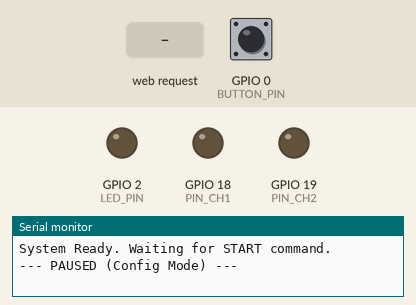
Recording of a sketch running on a simulated ESP32. Parts: output pins drawn as LEDs (lit = HIGH), the last lines printed to the serial monitor. The test bench sets the inputs (shaded band); at power-on: GPIO 0 (BUTTON_PIN) HIGH. Random numbers use the default seed unless the sketch sets one.

Above: at 1.2 s.
1.3 s: HTTP request GET /set received
4.3 s: GPIO 0 (BUTTON_PIN) pulled LOW for 0.15 s
At 4.75 s:
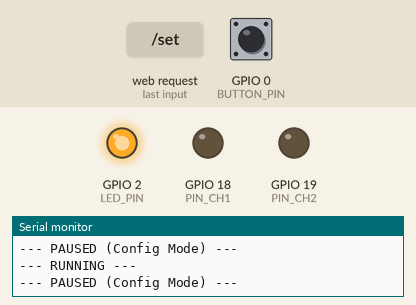
7.4 s: HTTP request GET /set?ts=1 received
At 8.02 s:
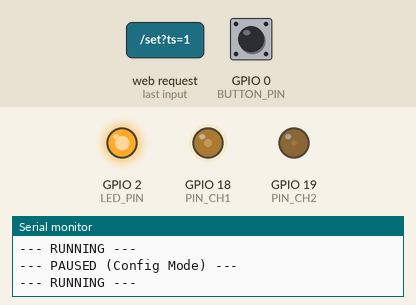
10.4 s: GPIO 0 (BUTTON_PIN) pulled LOW for 1 s
At 10.58 s:
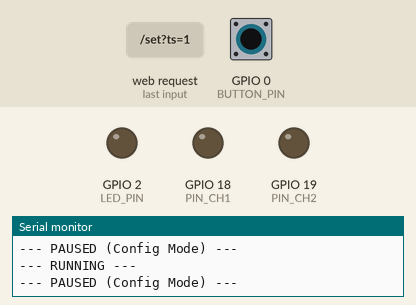
Timing chart, 0 to 14.4 s (numbered marks = the images above; inputs shaded):
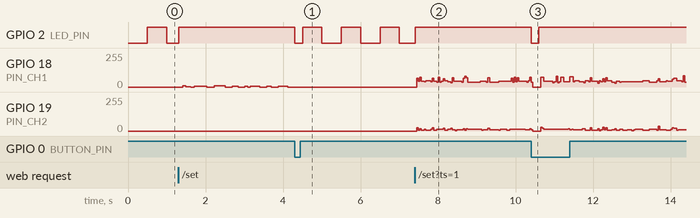

The sketch:

sim_var_2cas.ino
```cpp
#include <Arduino.h>
#include <WiFi.h>
#include <WebServer.h>
#include <DNSServer.h>

const char* ap_ssid = "Sim_Var_Dual";

// --- CONFIGURAZIONE PIN ---
#define PIN_CH1 18  // Output 1 (Default / R1)
#define PIN_CH2 19  // Output 2 (Alta Energia / R2)
#define LED_PIN 2
#define BUTTON_PIN 0

// --- PARAMETRI SIMULAZIONE ---
volatile double mean_T1 = 250.0;
volatile double std_T1 = 80.0;
volatile double mean_Ts = 6950.0;

// --- PARAMETRI MODALITÀ ---
volatile double prob_ch2 = 0.10;   // Probabilità CH2 (0.0 - 1.0)
bool single_channel_mode = false;  // Se true, usa SOLO CH1 (prob_ch2 ignorata)
bool ts_fixed_mode = false;

// --- CONFIGURAZIONE SISTEMA ---
unsigned long integration_time_us = 50000;
bool calibration_mode = false;

// --- PARAMETRI FISICI ---
volatile double phys_V_pulse = 3.3;
volatile double phys_R1_mohm = 1000.0;
volatile double phys_R2_mohm = 100.0;
volatile double phys_C_pf = 100.0;
volatile double phys_ADC_Vref = 5.0;

// --- STATO DEL SISTEMA ---
volatile bool configModeRequest = false;
bool inConfigMode = false;

// --- STATISTICHE WELFORD ---
double welford_mean = 0;
double welford_M2 = 0;
long welford_count = 0;

double accum_t1_us = 0;
double accum_t2_us = 0;
unsigned long integration_start_us = 0;

// --- VARIABILI TEMPORALI ---
double next_T1 = 0;
double next_Ts = 0;
bool next_is_ch2 = false;
long delay_T1 = 0;
long delay_T2 = 0;

WebServer server(80);
DNSServer dnsServer;

// ============================================================
// --- 1. MATEMATICA ---
// ============================================================

double getGaussian(double mean, double std) {
  if (std <= 0) return mean;
  double u1 = (esp_random() + 1.0) / 4294967297.0;
  double u2 = (esp_random() + 1.0) / 4294967297.0;
  double z0 = sqrt(-2.0 * log(u1)) * cos(2.0 * PI * u2);
  return mean + z0 * std;
}

double getPoissonInterval(double mean) {
  double u = (esp_random() + 1.0) / 4294967297.0;
  return -mean * log(u);
}

void calculateNextPulse() {
  next_T1 = getGaussian(mean_T1, std_T1);
  if (next_T1 < 1.0) next_T1 = 1.0;

  // DECISIONE CANALE
  if (single_channel_mode) {
      next_is_ch2 = false; // Forza CH1
  } else {
      double p = (esp_random() + 1.0) / 4294967297.0;
      next_is_ch2 = (p < prob_ch2); // Branching basato su probabilità
  }

  if (ts_fixed_mode) {
      next_Ts = mean_Ts;
  } else {
      next_Ts = getPoissonInterval(mean_Ts);
  }

  if (next_Ts <= next_T1) next_Ts = next_T1 + 5.0;

  delay_T1 = (long)next_T1;
  delay_T2 = (long)(next_Ts - next_T1);
}

// ============================================================
// --- 2. INTERFACCIA WEB ---
// ============================================================

void IRAM_ATTR handleButtonPress() { configModeRequest = true; }
void handleCaptive() { server.sendHeader("Location", "http://" + WiFi.softAPIP().toString(), true); server.send(302, "text/plain", "Redirect..."); }

const char index_html[] PROGMEM = R"rawliteral(
<!DOCTYPE HTML><html lang="it"><head><meta charset="UTF-8"><meta name="viewport" content="width=device-width,initial-scale=1">
<title>Sim Dual-LET</title><style>
body{font-family:sans-serif;text-align:center;background:#1a1a1a;color:#eee;padding:10px}
.card{background:#333;max-width:650px;margin:auto;padding:15px;border-radius:10px;box-shadow:0 4px 10px #000}
h2{color:#0f0;margin-bottom:5px} .val{font-weight:bold;color:#0f0} .phys{color:#00e5ff} .warn{color:#ff9800}
input{width:80px;padding:5px;background:#444;border:1px solid #666;color:#fff;text-align:right}
input[type=checkbox]{transform:scale(1.5)}
.row{display:flex;justify-content:space-between;margin:6px 0;align-items:center;font-size:0.9em}
.sect{color:#aaa;font-size:0.85em;text-transform:uppercase;margin-top:15px;border-bottom:1px solid #555}
button{width:100%;padding:12px;background:#d32f2f;color:#fff;border:none;border-radius:5px;font-size:1.1em;cursor:pointer;margin-top:15px}
</style></head><body>
<div class="card">
  <h2>DUAL CHANNEL SIMULATOR</h2>
  <div style="color:#aaa; font-size:0.8em; margin-bottom:10px">Stato: <span id="status" style="color:orange">IN CONFIGURAZIONE (PAUSA)</span></div>

  <div class="sect">Modalità Canali</div>
  <div class="row"><span><b>USA SOLO 1 CANALE (CH1)</b></span><input id="sgl" type="checkbox" %SGL%></div>
  <div class="row"><span class="warn">Probabilità CH2 (Se attivo) [%]</span><input id="p2" type="number" step="0.1" value="%P2%"></div>

  <div class="sect">Statistica Eventi</div>
  <div class="row"><span>Media T1 (Durata) [µs]</span><input id="t1" type="number" value="%T1%"></div>
  <div class="row"><span>DevStd T1 (Gauss) [µs]</span><input id="s1" type="number" value="%S1%"></div>
  <div class="row"><span>Media Ts (Intervallo) [µs]</span><input id="ts" type="number" value="%TS%"></div>
  <div class="row"><span><b>Ts COSTANTE (No Poisson)</b></span><input id="fix" type="checkbox" %FIX%></div>

  <div class="sect">Configurazione</div>
  <div class="row"><span>Tempo Integrazione [ms]</span><input id="int" type="number" value="%INT%"></div>
  <div class="row"><span>MODO CALIBRAZIONE (LED ON)</span><input id="cal" type="checkbox" %CAL%></div>

  <div class="sect">Parametri Fisici</div>
  <div class="row"><span>Tensione Pulse [V]</span><input id="vp" type="number" step="0.1" value="%VP%"></div>
  <div class="row"><span>R1 (Ch1) [M&Omega;]</span><input id="r1" type="number" value="%R1%"></div>
  <div class="row"><span>R2 (Ch2) [M&Omega;]</span><input id="r2" type="number" value="%R2%"></div>

  <div class="sect">Risultati (Ultima Sessione)</div>
  <div class="row"><span>Media Carica:</span><span class="val">%QAVG% pC</span></div>
  <div class="row"><span>Varianza Misurata:</span><span class="val">%QVAR% pC²</span></div>

  <div class="sect">Predizione Teorica</div>
  <div class="row"><span>Varianza Attesa:</span><span class="phys" id="qvar_theo">---</span></div>

  <br><button onclick="save()">SALVA E AVVIA (START)</button>
</div>
<script>
function calc() {
  let t1 = parseFloat(document.getElementById('t1').value);
  let s1 = parseFloat(document.getElementById('s1').value);
  let ts = parseFloat(document.getElementById('ts').value);
  let tint_us = parseFloat(document.getElementById('int').value) * 1000;
  let v = parseFloat(document.getElementById('vp').value);
  let r1 = parseFloat(document.getElementById('r1').value);
  let r2 = parseFloat(document.getElementById('r2').value);

  let single = document.getElementById('sgl').checked;
  let prob2 = single ? 0.0 : (parseFloat(document.getElementById('p2').value) / 100.0);
  let prob1 = 1.0 - prob2;

  let I1 = (v / r1) * 1000.0;
  let I2 = (v / r2) * 1000.0;

  let n_tot = (1.0 / ts) * tint_us;
  let E_T2 = (s1 * s1) + (t1 * t1);

  let var_1 = (I1 * I1) * (n_tot * prob1) * E_T2 * 1e-6;
  let var_2 = (I2 * I2) * (n_tot * prob2) * E_T2 * 1e-6;

  document.getElementById('qvar_theo').innerText = (var_1 + var_2).toFixed(2) + " pC²";
}
setTimeout(calc, 500);

function save() {
  let args = "";
  let ids = ['t1','s1','ts','p2','int','vp','r1','r2'];
  ids.forEach(id => { args += "&" + id + "=" + document.getElementById(id).value; });
  args += "&fix=" + (document.getElementById('fix').checked ? 1 : 0);
  args += "&cal=" + (document.getElementById('cal').checked ? 1 : 0);
  args += "&sgl=" + (document.getElementById('sgl').checked ? 1 : 0);

  fetch("/set?" + args).then(() => {
    document.body.innerHTML = "<h1>AVVIO SIMULAZIONE...</h1><h2>LED DI STATO FISSO = RUNNING</h2>";
    setTimeout(()=>location.reload(), 1500);
  });
}
</script></body></html>
)rawliteral";

void handleRoot() {
  String html = String(index_html);
  html.replace("%T1%", String(mean_T1));
  html.replace("%S1%", String(std_T1));
  html.replace("%TS%", String(mean_Ts));
  html.replace("%P2%", String(prob_ch2 * 100.0));
  html.replace("%FIX%", ts_fixed_mode ? "checked" : "");
  html.replace("%SGL%", single_channel_mode ? "checked" : "");
  html.replace("%INT%", String(integration_time_us / 1000));
  html.replace("%CAL%", calibration_mode ? "checked" : "");
  html.replace("%VP%", String(phys_V_pulse));
  html.replace("%R1%", String(phys_R1_mohm));
  html.replace("%R2%", String(phys_R2_mohm));
  html.replace("%QAVG%", String(welford_mean, 2));
  double var = (welford_count > 1) ? welford_M2 / (welford_count - 1) : 0;
  html.replace("%QVAR%", String(var, 3));
  server.send(200, "text/html", html);
}

void handleSet() {
  if (server.hasArg("t1")) mean_T1 = server.arg("t1").toFloat();
  if (server.hasArg("s1")) std_T1 = server.arg("s1").toFloat();
  if (server.hasArg("ts")) mean_Ts = server.arg("ts").toFloat();
  if (server.hasArg("p2")) prob_ch2 = server.arg("p2").toFloat() / 100.0;
  if (server.hasArg("fix")) ts_fixed_mode = (server.arg("fix").toInt() == 1);
  if (server.hasArg("sgl")) single_channel_mode = (server.arg("sgl").toInt() == 1);

  if (server.hasArg("int")) {
    long val = server.arg("int").toInt();
    if (val < 10) val = 10;
    integration_time_us = val * 1000UL;
  }

  if (server.hasArg("vp")) phys_V_pulse = server.arg("vp").toFloat();
  if (server.hasArg("r1")) phys_R1_mohm = server.arg("r1").toFloat();
  if (server.hasArg("r2")) phys_R2_mohm = server.arg("r2").toFloat();

  calibration_mode = (server.hasArg("cal") && server.arg("cal").toInt() == 1);

  // RESETTO TUTTO QUANDO PARTO
  welford_count = 0; welford_mean = 0; welford_M2 = 0;
  accum_t1_us = 0; accum_t2_us = 0;

  server.send(200, "text/plain", "OK");
  inConfigMode = false; configModeRequest = false;
}

// ============================================================
// --- 3. LOOP ---
// ============================================================

void setup() {
  Serial.begin(115200);
  pinMode(PIN_CH1, OUTPUT); pinMode(PIN_CH2, OUTPUT);
  pinMode(LED_PIN, OUTPUT); pinMode(BUTTON_PIN, INPUT_PULLUP);
  attachInterrupt(digitalPinToInterrupt(BUTTON_PIN), handleButtonPress, FALLING);
  WiFi.softAP(ap_ssid, NULL);
  dnsServer.start(53, "*", WiFi.softAPIP());
  server.on("/", handleRoot); server.on("/set", handleSet);
  server.onNotFound(handleCaptive); server.begin();

  configModeRequest = true;

  Serial.println("System Ready. Waiting for START command.");
}

void loop() {
  if (configModeRequest) {
    inConfigMode = true;
    // Spegni tutto mentre sei in pausa
    digitalWrite(PIN_CH1, LOW);
    digitalWrite(PIN_CH2, LOW);

    Serial.println("--- PAUSED (Config Mode) ---");

    while (inConfigMode) {
      dnsServer.processNextRequest();
      server.handleClient();

      // Blink LED per indicare "Standby/Config"
      digitalWrite(LED_PIN, (millis() / 500) % 2);

      delay(5);
      if (digitalRead(BUTTON_PIN) == LOW) { delay(200); if(digitalRead(BUTTON_PIN)==LOW) inConfigMode=false; }
    }

    // Uscita dalla Config -> INIZIO GENERAZIONE
    digitalWrite(LED_PIN, HIGH); // LED fisso quando genera
    configModeRequest = false;
    integration_start_us = micros();
    accum_t1_us = 0; accum_t2_us = 0;
    calculateNextPulse();
    Serial.println("--- RUNNING ---");
  }

  if (calibration_mode) { digitalWrite(PIN_CH1, HIGH); delay(10); return; }

  // GENERAZIONE IMPULSO
  if (next_is_ch2 && !single_channel_mode) {
      digitalWrite(PIN_CH2, HIGH); delayMicroseconds(delay_T1); digitalWrite(PIN_CH2, LOW);
      accum_t2_us += (double)delay_T1;
  } else {
      digitalWrite(PIN_CH1, HIGH); delayMicroseconds(delay_T1); digitalWrite(PIN_CH1, LOW);
      accum_t1_us += (double)delay_T1;
  }

  unsigned long now = micros();

  // FINESTRA INTEGRAZIONE
  if (now - integration_start_us >= integration_time_us) {
    double i1_na = (phys_V_pulse / phys_R1_mohm) * 1000.0;
    double i2_na = (phys_V_pulse / phys_R2_mohm) * 1000.0;

    double q_tot_pC = ( (i1_na * accum_t1_us) + (i2_na * accum_t2_us) ) * 0.001;

    welford_count++;
    double delta = q_tot_pC - welford_mean;
    welford_mean += delta / welford_count;
    welford_M2 += delta * (q_tot_pC - welford_mean);

    accum_t1_us = 0; accum_t2_us = 0;
    integration_start_us += integration_time_us;
  }

  calculateNextPulse();
  long elapsed = micros() - now;
  long remaining_T2 = delay_T2 - elapsed;
  if (remaining_T2 > 0) delayMicroseconds(remaining_T2);
}
```

Measured:
- after the input at 4.3 s, GPIO 2 (LED_PIN): HIGH → LOW at once, then repeats every 0.99 s: HIGH 0.49 s, LOW 0.50 s
- after the input at 10.4 s, GPIO 2 (LED_PIN): HIGH → LOW at once, → HIGH 0.21 s later
